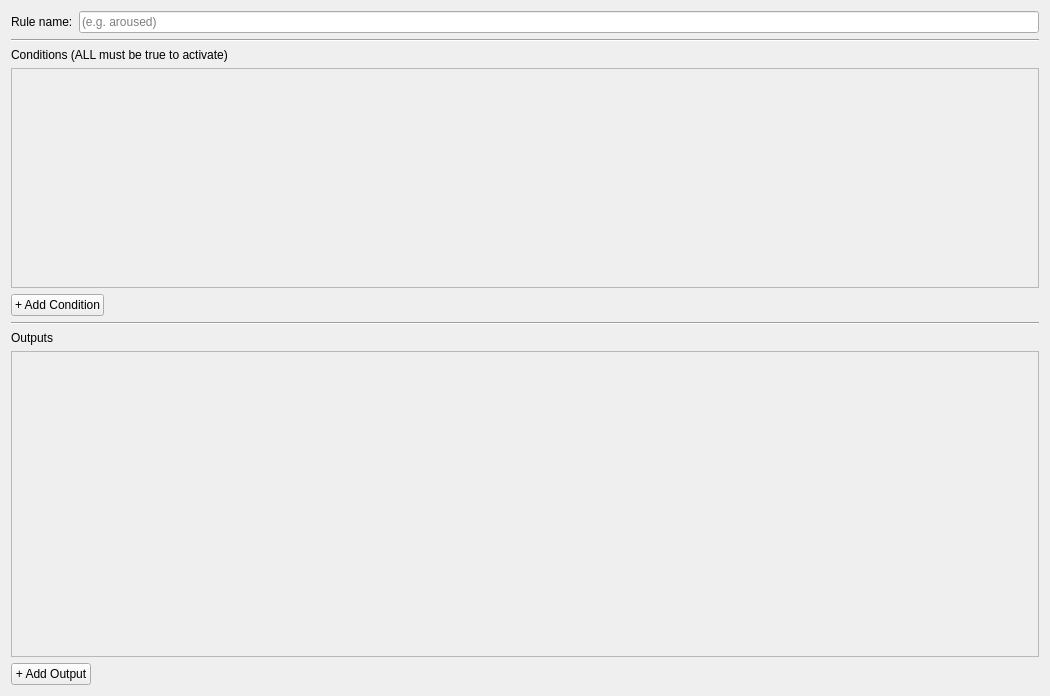
<?xml version="1.0" encoding="UTF-8"?>
<ui version="4.0">
 <class>RulesEditorPanel</class>
 <widget class="QWidget" name="RulesEditorPanel">
  <property name="geometry">
   <rect>
    <x>0</x>
    <y>0</y>
    <width>1050</width>
    <height>696</height>
   </rect>
  </property>
  <property name="minimumSize">
   <size>
    <width>0</width>
    <height>436</height>
   </size>
  </property>
  <property name="windowTitle">
   <string>Rules Editor</string>
  </property>
  <layout class="QVBoxLayout" name="editorVLayout">
   <item>
    <layout class="QHBoxLayout" name="ruleNameLayout">
     <item>
      <widget class="QLabel" name="ruleNameLbl">
       <property name="text">
        <string>Rule name:</string>
       </property>
      </widget>
     </item>
     <item>
      <widget class="QLineEdit" name="ruleName">
       <property name="placeholderText">
        <string>(e.g. aroused)</string>
       </property>
      </widget>
     </item>
    </layout>
   </item>
   <item>
    <widget class="QFrame" name="line1">
     <property name="frameShape">
      <enum>QFrame::Shape::HLine</enum>
     </property>
     <property name="frameShadow">
      <enum>QFrame::Shadow::Sunken</enum>
     </property>
    </widget>
   </item>
   <item>
    <widget class="QLabel" name="conditionsLabel">
     <property name="text">
      <string>Conditions (ALL must be true to activate)</string>
     </property>
    </widget>
   </item>
   <item>
    <widget class="QScrollArea" name="conditionsScroll">
     <property name="maximumSize">
      <size>
       <width>16777215</width>
       <height>220</height>
      </size>
     </property>
     <property name="widgetResizable">
      <bool>true</bool>
     </property>
     <widget class="QWidget" name="conditionsInner">
      <property name="geometry">
       <rect>
        <x>0</x>
        <y>0</y>
        <width>1024</width>
        <height>218</height>
       </rect>
      </property>
      <layout class="QVBoxLayout" name="conditionsLayout">
       <item>
        <spacer name="conditionsStretch">
         <property name="orientation">
          <enum>Qt::Orientation::Vertical</enum>
         </property>
         <property name="sizeHint" stdset="0">
          <size>
           <width>20</width>
           <height>40</height>
          </size>
         </property>
        </spacer>
       </item>
      </layout>
     </widget>
    </widget>
   </item>
   <item>
    <widget class="QPushButton" name="addConditionBtn">
     <property name="sizePolicy">
      <sizepolicy hsizetype="Fixed" vsizetype="Fixed">
       <horstretch>0</horstretch>
       <verstretch>0</verstretch>
      </sizepolicy>
     </property>
     <property name="text">
      <string>+ Add Condition</string>
     </property>
    </widget>
   </item>
   <item>
    <widget class="QFrame" name="line2">
     <property name="frameShape">
      <enum>QFrame::Shape::HLine</enum>
     </property>
     <property name="frameShadow">
      <enum>QFrame::Shadow::Sunken</enum>
     </property>
    </widget>
   </item>
   <item>
    <widget class="QLabel" name="outputsLabel">
     <property name="text">
      <string>Outputs</string>
     </property>
    </widget>
   </item>
   <item>
    <widget class="QScrollArea" name="outputsScroll">
     <property name="sizePolicy">
      <sizepolicy hsizetype="Expanding" vsizetype="Expanding">
       <horstretch>0</horstretch>
       <verstretch>0</verstretch>
      </sizepolicy>
     </property>
     <property name="widgetResizable">
      <bool>true</bool>
     </property>
     <widget class="QWidget" name="outputsInner">
      <property name="geometry">
       <rect>
        <x>0</x>
        <y>0</y>
        <width>1024</width>
        <height>265</height>
       </rect>
      </property>
      <layout class="QVBoxLayout" name="outputsLayout">
       <item>
        <spacer name="outputsStretch">
         <property name="orientation">
          <enum>Qt::Orientation::Vertical</enum>
         </property>
         <property name="sizeHint" stdset="0">
          <size>
           <width>20</width>
           <height>40</height>
          </size>
         </property>
        </spacer>
       </item>
      </layout>
     </widget>
    </widget>
   </item>
   <item>
    <widget class="QPushButton" name="addOutputBtn">
     <property name="sizePolicy">
      <sizepolicy hsizetype="Fixed" vsizetype="Fixed">
       <horstretch>0</horstretch>
       <verstretch>0</verstretch>
      </sizepolicy>
     </property>
     <property name="text">
      <string>+ Add Output</string>
     </property>
    </widget>
   </item>
  </layout>
 </widget>
 <resources/>
 <connections/>
</ui>
